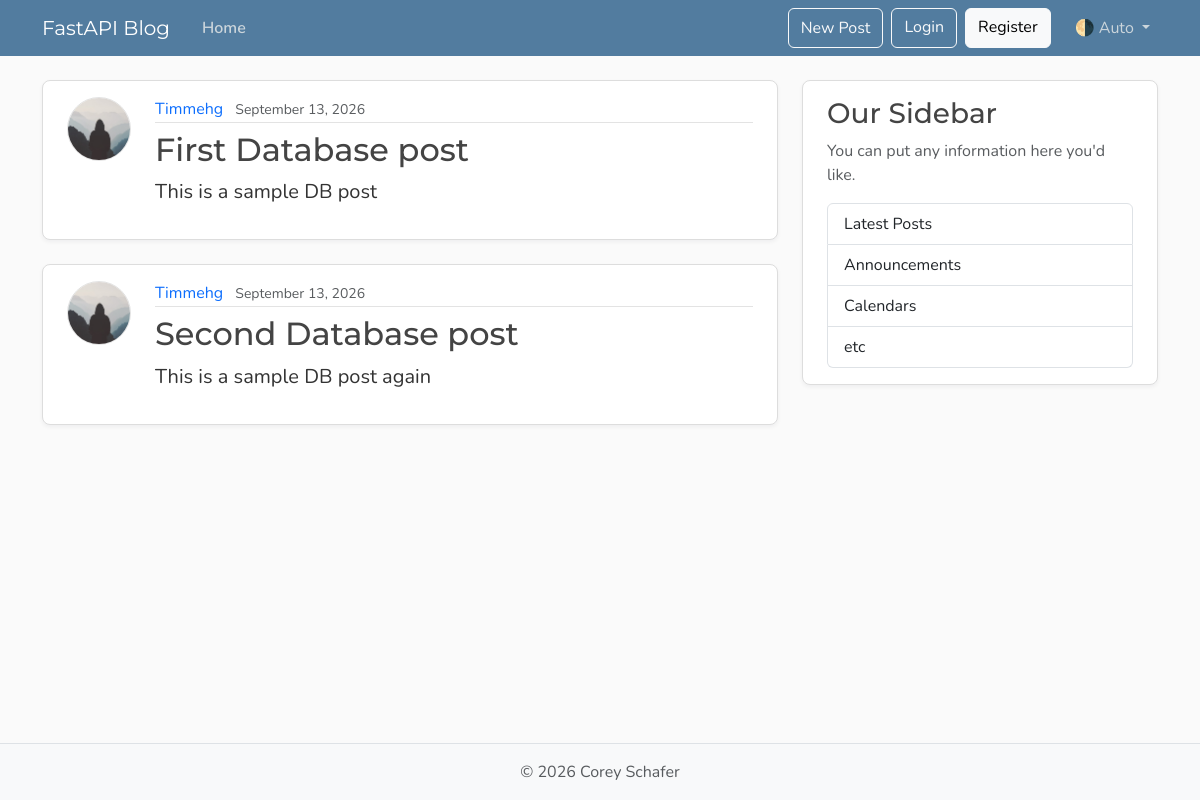
The app's page /posts, older data.
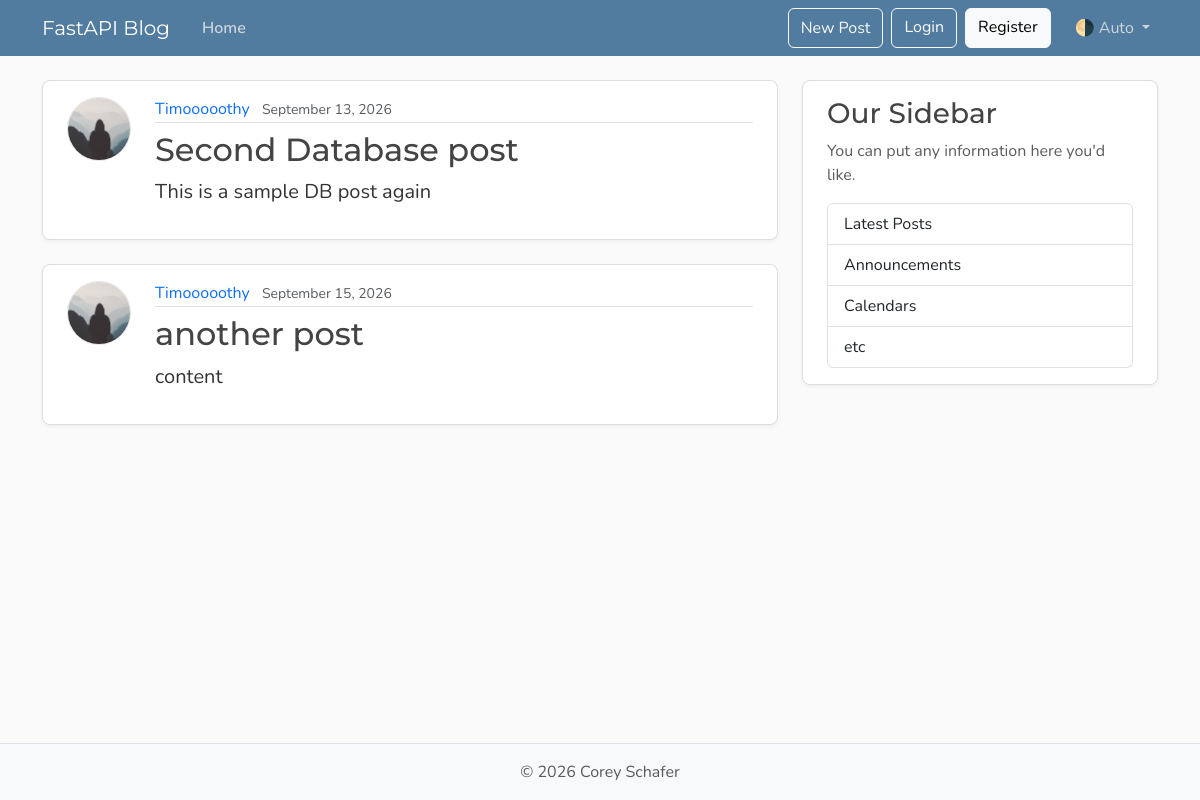
The same page, newer data.
### models.py (models this page shows, shortened)
class Post(Base):
    __tablename__ = "posts"
    id: Mapped[int] = mapped_column(Integer, primary_key=True, index=True)
    title: Mapped[str] = mapped_column(String(100), nullable=False)
    content: Mapped[str] = mapped_column(Text, nullable=False)
    user_id: Mapped[int] = mapped_column(
        ForeignKey("users.id"),
        nullable=False,
        index=True,
    )
    date_posted: Mapped[datetime] = mapped_column(
        DateTime(timezone=True),
        default=lambda: datetime.now(UTC),
    )
    author: Mapped[User] = relationship(back_populates="posts")

class User(Base):
    __tablename__ = "users"
    id: Mapped[int] = mapped_column(Integer, primary_key=True, index=True)
    username: Mapped[str] = mapped_column(String(50), unique=True, nullable=False)
    email: Mapped[str] = mapped_column(String(120), unique=True, nullable=False)
    image_file: Mapped[str | None] = mapped_column(
        String(200),
        nullable=True,
        default=None,
    )
    posts: Mapped[list[Post]] = relationship(back_populates="author", cascade = "all, delete-orphan")

### main.py (the view)
@app.get("/", include_in_schema=False, name="home")
@app.get("/posts", include_in_schema=False, name="posts")
async def home(request: Request, db: Annotated[AsyncSession, Depends(get_db)]):
    result = await db.execute(
        select(models.Post).options(selectinload(models.Post.author)),
    )
    posts = result.scalars().all()
    return templates.TemplateResponse(
        request,
        "home.html",
        {"posts": posts, "title": "Home"},
    )

### templates/home.html
{% extends "layout.html" %}
{% block content %}
  {% for post in posts %}
    <article class="content-section py-3 px-4 mb-4">
      <div class="d-flex align-items-start gap-4">
        <img class="rounded-circle article-img flex-shrink-0"
             src="{{ post.author.image_path }}"
             alt="{{ post.author.username }}'s profile picture"
             width="64"
             height="64"
             loading="lazy">
        <div class="flex-grow-1">
          <div class="article-metadata mb-2">
            <a class="me-2"
               href="{{ url_for("user_posts", user_id=post.author.id) }}">{{ post.author.username }}</a>
            <small class="text-body-secondary">{{ post.date_posted.strftime("%B %d, %Y") }}</small>
          </div>
          <h2>
            <a class="article-title"
               href="{{ url_for("post_page", post_id=post.id) }}">{{ post.title }}</a>
          </h2>
          <p class="article-content">{{ post.content }}</p>
        </div>
      </div>
    </article>
  {% endfor %}
{% endblock content %}

Row changes from the older to the newer data that the page shows:
removed Post: author.username "Timmehg", date_posted "September 13, 2026", title "First Database post", content "This is a sample DB post"
changed through a linked row, Post "Second Database post": author.username "Timmehg" → "Timooooothy"
added Post: author.username "Timooooothy", date_posted "September 15, 2026", title "another post", content "content"
